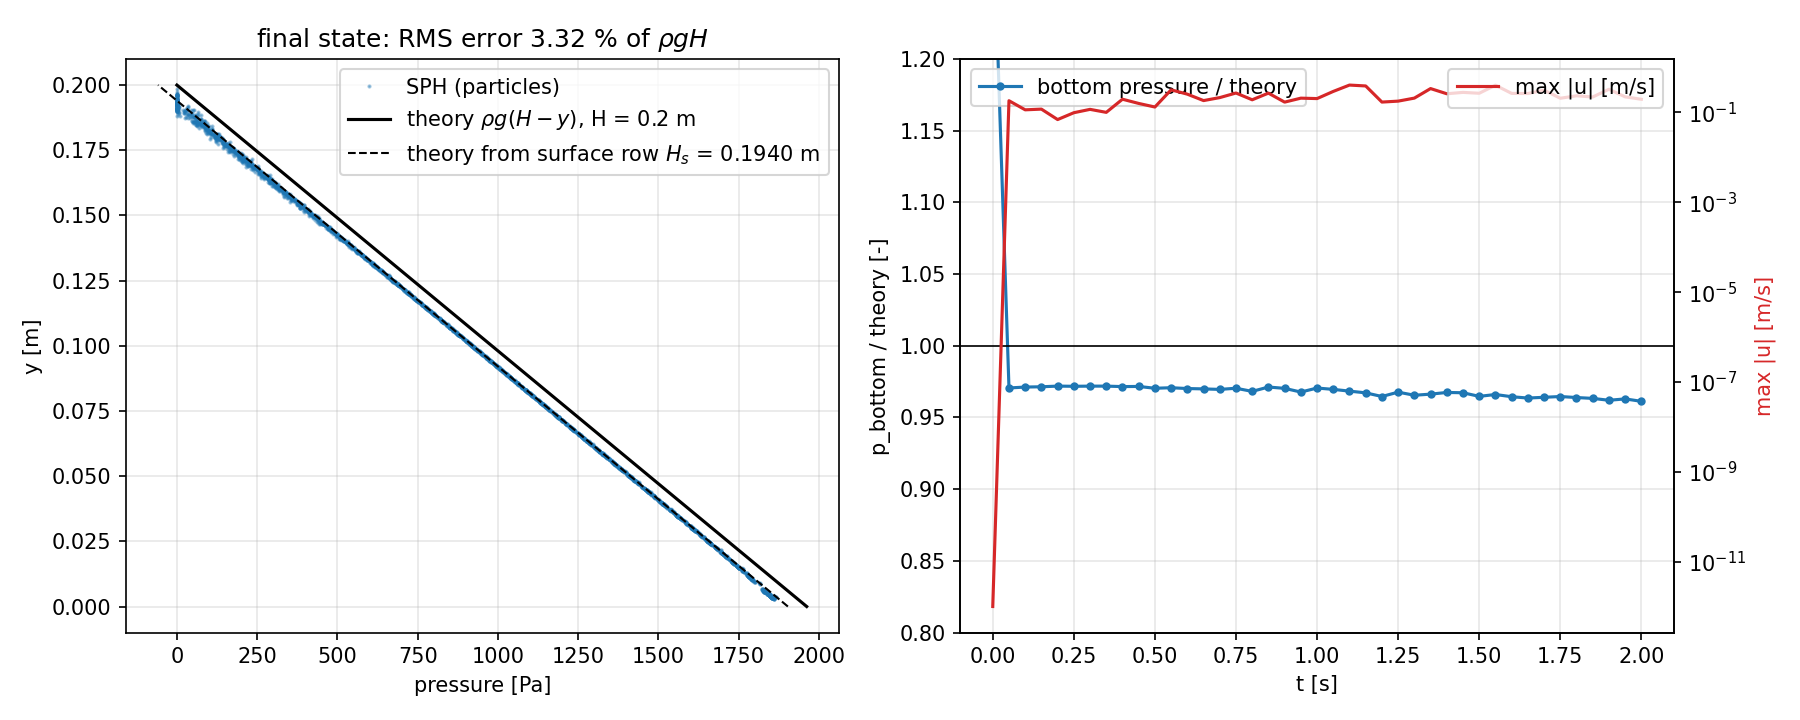

Here is the Python script that generated this plot:
#!/usr/bin/env python3
"""演習0: 静水圧 (Verification) — 計算した圧力を理論解 p = rho g (H - y) と比較する。

使い方: ./compare.sh   (= python3 compare.py)
出力: compare.png
  左: 最後の時刻の圧力 vs 高さ (点 = 粒子、線 = 理論解)
  右: 底の圧力 (理論 rho g H との比) と 最大速度 の時刻歴 (静止のままか)
必要なもの: Python3, numpy, matplotlib
"""
import glob
import os

import matplotlib
matplotlib.use("Agg")
import matplotlib.pyplot as plt  # noqa: E402
import numpy as np  # noqa: E402

RHO = 1000.0   # box.data の Density (Type 1)
G = 9.81
H = 0.20       # 水深 [m] (box.boid)
DT_VTK = 0.05  # box.data の VtkOutputInterval


def read_vtk(f):
    """VTK から 位置, 種類 (label), 圧力 (PressureP) を読む。"""
    with open(f) as fp:
        lines = fp.read().split("\n")
    n = int(lines[4].split()[1])
    pos = np.array([l.split()[:3] for l in lines[5:5 + n]], dtype=float)
    out = {}
    i = 5 + n
    while i < len(lines):
        if lines[i].startswith("SCALARS"):
            out[lines[i].split()[1]] = np.array(lines[i + 2:i + 2 + n], dtype=float)
            i += 2 + n
        else:
            i += 1
    return pos, out["label"], out["PressureP"]


def read_prof(f):
    with open(f) as fp:
        t = float(fp.readline())
        fp.readline()
        d = np.loadtxt(fp, ndmin=2)
    return t, d


def main():
    vtks = sorted(glob.glob(os.path.join("output", "*.vtk")))
    profs = sorted(glob.glob(os.path.join("output", "*.prof")))
    if not vtks:
        raise SystemExit("output/*.vtk がない。先に ./execute.sh を実行する")
    p_theory_bottom = RHO * G * H

    # 最後の時刻の圧力分布
    pos, lab, p = read_vtk(vtks[-1])
    w = lab == 1
    y, pw = pos[w, 1], p[w]
    p_th = RHO * G * (H - y)
    err = pw - p_th
    rms = np.sqrt(np.mean(err ** 2)) / p_theory_bottom * 100
    inner = (pos[w, 0] > 0.05) & (pos[w, 0] < 0.35)             # 壁から離れた所
    rms_in = np.sqrt(np.mean(err[inner] ** 2)) / p_theory_bottom * 100
    # 傾き dp/dy (理論 -rho g) と、表面の実際の位置 Hs (一番上の粒子の中心, p = 0 を課す所) から測った誤差
    slope, icpt = np.polyfit(y[inner], pw[inner], 1)
    Hs = np.mean(np.sort(y)[-int(0.40 / 0.005):])      # 一番上の 1 列 (幅 0.4 m / dp) の平均高さ
    rms_s = np.sqrt(np.mean((pw - RHO * G * (Hs - y)) ** 2)) / p_theory_bottom * 100

    # 時刻歴: 底付近 (y < 2 dp) の平均圧力, 最大速度
    tt, pb, vmax = [], [], []
    for f in vtks:
        _, lb, pp = read_vtk(f)
        pos_f = read_vtk(f)[0]
        m = (lb == 1) & (pos_f[:, 1] < 0.01) & (pos_f[:, 0] > 0.05) & (pos_f[:, 0] < 0.35)
        yb = pos_f[m, 1].mean()
        tt.append(len(tt) * DT_VTK)
        pb.append(pp[m].mean() / (RHO * G * (H - yb)))
    tv = []
    for f in profs:
        t, d = read_prof(f)
        m = d[:, 0] == 1
        tv.append(t)
        vmax.append(np.sqrt(d[m, 4] ** 2 + d[m, 5] ** 2).max())
    o = np.argsort(tv)
    tv, vmax = np.array(tv)[o], np.array(vmax)[o]

    fig, (ax, ax2) = plt.subplots(1, 2, figsize=(12, 4.8))
    ax.plot(pw, y, ".", ms=2, alpha=0.4, label="SPH (particles)")
    yy = np.linspace(0, H, 50)
    ax.plot(RHO * G * (H - yy), yy, "k-", lw=1.5, label=r"theory $\rho g (H-y)$, H = 0.2 m")
    ax.plot(RHO * G * (Hs - yy), yy, "k--", lw=1, label=rf"theory from surface row $H_s$ = {Hs:.4f} m")
    ax.set_xlabel("pressure [Pa]")
    ax.set_ylabel("y [m]")
    ax.set_title(f"final state: RMS error {rms:.2f} % of $\\rho g H$")
    ax.grid(alpha=0.3)
    ax.legend()

    ax2.plot(tt, pb, "-o", ms=3, label="bottom pressure / theory")
    ax2.axhline(1.0, color="k", lw=0.8)
    ax2.set_xlabel("t [s]")
    ax2.set_ylabel("p_bottom / theory [-]")
    ax2.set_ylim(0.8, 1.2)
    ax2.grid(alpha=0.3)
    ax3 = ax2.twinx()
    ax3.semilogy(tv, np.maximum(vmax, 1e-12), "C3-", label="max |u| [m/s]")
    ax3.set_ylabel("max |u| [m/s]", color="C3")
    ax2.legend(loc="upper left")
    ax3.legend(loc="upper right")
    fig.tight_layout()
    fig.savefig("compare.png", dpi=150)

    print(f"理論: 底の圧力 rho g H = {p_theory_bottom:.1f} Pa")
    print(f"圧力の RMS 誤差 (rho g H に対する %): 全体 {rms:.2f} %, 壁から離れた所 {rms_in:.2f} %")
    print(f"圧力の傾き dp/dy = {slope:.1f} Pa/m (理論 {-RHO * G:.1f}, 誤差 {(slope / (-RHO * G) - 1) * 100:+.2f} %)")
    print(f"表面の粒子の高さ Hs = {Hs:.4f} m (初期 {H - 0.0025:.4f} m: 体積の変化 {(Hs / (H - 0.0025) - 1) * 100:+.2f} %)")
    print(f"Hs から測った圧力の RMS 誤差: {rms_s:.2f} %  (p = 0 は表面の粒子の中心に課すので、H = 0.2 との差 dp/2 は離散化のずれ)")
    print(f"底の圧力 / 理論 (最後): {pb[-1]:.4f}")
    print(f"最大速度: 最後 {vmax[-1]:.2e} m/s, 全時間の最大 {vmax.max():.2e} m/s"
          f"  (参考: sqrt(g H) = {np.sqrt(G * H):.2f} m/s)")
    print("-> compare.png")


if __name__ == "__main__":
    main()
